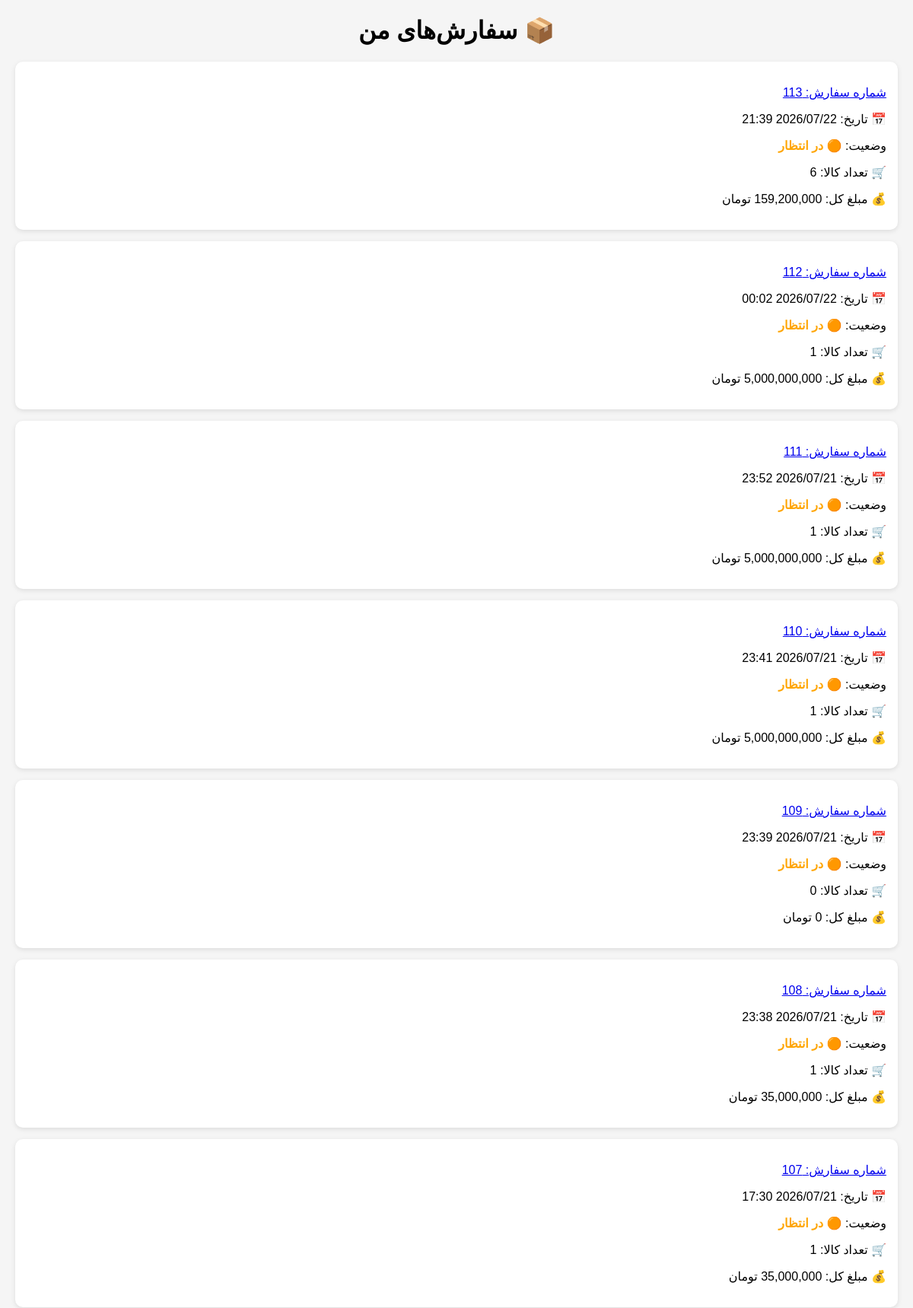
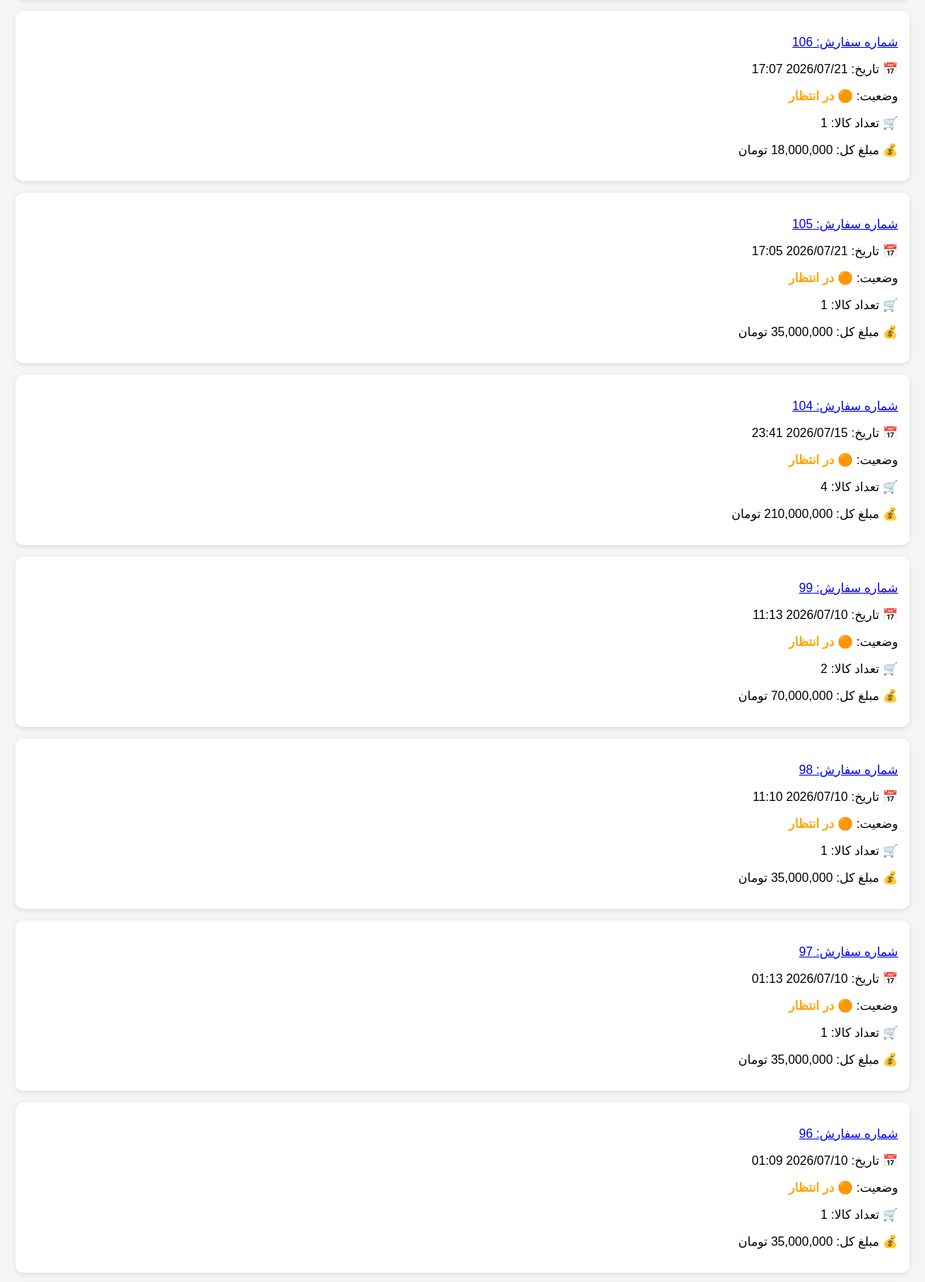
The page /cart/my-orders/ (signed in, upper part) on the database its author committed (2 pictures, top to bottom).
### cart/models.py (models this page shows, shortened)
class Order(models.Model):
    user = models.ForeignKey(User, on_delete=models.CASCADE)
    created_at = models.DateTimeField(auto_now_add=True)
    status = models.CharField(
        max_length=20,
        choices=STATUS_CHOICES,
        default='pending'
    )
    phone = models.CharField(max_length=20, null=True, blank=True)
    address = models.TextField(null=True, blank=True)
    def total_price(self):
        total = 0
        for item in self.orderitem_set.all():
            total += item.product.price * item.quantity
        return total
    def total_items(self):
        return sum(item.quantity for item in self.orderitem_set.all())

class OrderItem(models.Model):
    order = models.ForeignKey(Order, on_delete=models.CASCADE)
    product = models.ForeignKey(Product, on_delete=models.CASCADE)
    quantity = models.PositiveIntegerField()

### shop/models.py (models this page shows, shortened)
class Product(models.Model):
    name = models.CharField(max_length=100)
    price = models.IntegerField()
    image = models.ImageField(
        upload_to='products/',
        null=True,
        blank=True
    )

### cart/views.py (the view)
# urls.py: path('my-orders/', views.my_orders, name='my_orders'),
@login_required
def my_orders(request):
    orders = Order.objects.filter(
        user=request.user
    ).order_by('-id')
    return render(request, 'cart/my_orders.html', {
        'orders': orders
    })

### templates/cart/my_orders.html (shortened to what this page needs)
{% load humanize %}
<!DOCTYPE html>
<html lang="fa" dir="rtl">
<head>
</head>
<body>
<h1>📦 سفارش‌های من</h1>
{% if orders %}
    {% for order in orders %}
        <div class="order-box">
            <p>
    <a href="/cart/my-orders/{{ order.id }}/">
        شماره سفارش: {{ order.id }}
    </a>
</p>
            <p>📅 تاریخ: {{ order.created_at|date:"Y/m/d H:i" }}</p>
            <p>
وضعیت:
{% if order.status == "pending" %}
<span style="color:orange;font-weight:bold;">🟠 در انتظار</span>
{% elif order.status == "processing" %}
<span style="color:blue;font-weight:bold;">🔵 در حال پردازش</span>
{% elif order.status == "shipped" %}
<span style="color:purple;font-weight:bold;">🟣 ارسال شده</span>
{% elif order.status == "delivered" %}
<span style="color:green;font-weight:bold;">🟢 تحویل شده</span>
{% else %}
{{ order.status }}
{% endif %}
</p>
            <p>🛒 تعداد کالا: {{ order.total_items }}</p>
            <p>💰 مبلغ کل: {{ order.total_price|intcomma }} تومان</p>
        </div>
    {% endfor %}
{% else %}
    <p style="text-align:center;">هیچ سفارشی ثبت نشده است.</p>
{% endif %}
</body>
</html>

### templates/cart/my_orders.html (style rules this page uses)
body { font-family: Tahoma, sans-serif; background: #f5f5f5; margin: 20px; }
h1 { text-align: center; }
.order-box { background: white; padding: 15px; margin-bottom: 15px; border-radius: 10px; box-shadow: 0 2px 6px rgba(0,0,0,0.1); }

### rows shown on the page
Order: id "113", created_at "2026/07/22 21:39", status "🟠 در انتظار", total_items "6", total_price "159,200,000"
Order: id "112", created_at "2026/07/22 00:02", status "🟠 در انتظار", total_items "1"
Order: id "111", created_at "2026/07/21 23:52", status "🟠 در انتظار", total_items "1"
Order: id "110", created_at "2026/07/21 23:41", status "🟠 در انتظار", total_items "1"
Order: id "109", created_at "2026/07/21 23:39", status "🟠 در انتظار", total_items "0", total_price "0"
Order: id "108", created_at "2026/07/21 23:38", status "🟠 در انتظار", total_items "1", total_price "35,000,000"
Order: id "107", created_at "2026/07/21 17:30", status "🟠 در انتظار", total_items "1", total_price "35,000,000"
Order: id "106", created_at "2026/07/21 17:07", status "🟠 در انتظار", total_items "1", total_price "18,000,000"
Order: id "105", created_at "2026/07/21 17:05", status "🟠 در انتظار", total_items "1", total_price "35,000,000"
Order: id "104", created_at "2026/07/15 23:41", status "🟠 در انتظار", total_items "4", total_price "210,000,000"
Order: id "99", created_at "2026/07/10 11:13", status "🟠 در انتظار", total_items "2", total_price "70,000,000"
Order: id "98", created_at "2026/07/10 11:10", status "🟠 در انتظار", total_items "1", total_price "35,000,000"
Order: id "97", created_at "2026/07/10 01:13", status "🟠 در انتظار", total_items "1", total_price "35,000,000"
Order: id "96", created_at "2026/07/10 01:09", status "🟠 در انتظار", total_items "1", total_price "35,000,000"
